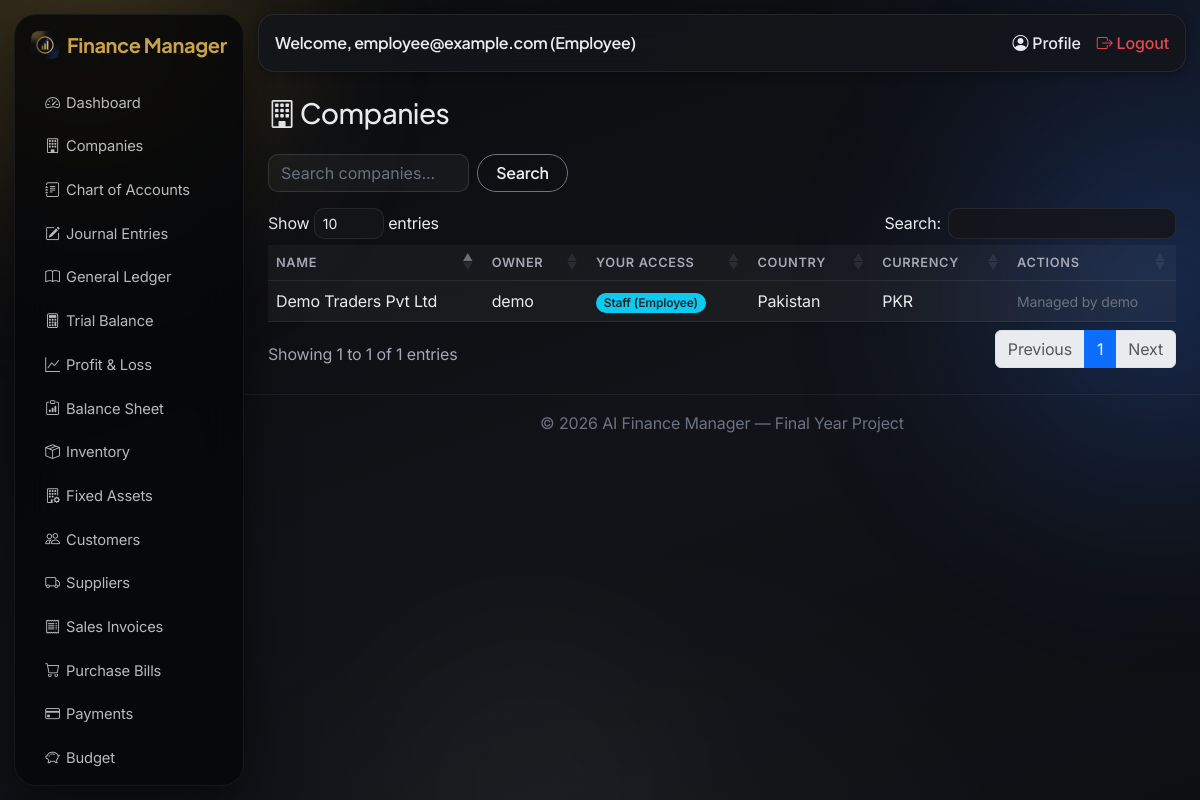
The page /companies/ (signed in) on the database its author committed.
### accounts/models.py (models this page shows, shortened)
class User(AbstractUser):
    class Role(models.TextChoices):
        SUPER_ADMIN = 'SUPER_ADMIN', 'Super Admin'
        COMPANY_OWNER = 'COMPANY_OWNER', 'Company Owner'
        ACCOUNTANT = 'ACCOUNTANT', 'Accountant'
        EMPLOYEE = 'EMPLOYEE', 'Employee'
    role = models.CharField(max_length=20, choices=Role.choices, default=Role.COMPANY_OWNER)
    email = models.EmailField(unique=True)
    phone = models.CharField(max_length=20, blank=True)
    profile_picture = models.ImageField(upload_to='profile_pics/', blank=True, null=True)

### companies/models.py (models this page shows, shortened)
class Company(models.Model):
    owner = models.ForeignKey(settings.AUTH_USER_MODEL, on_delete=models.CASCADE, related_name='companies')
    name = models.CharField(max_length=200)
    country = models.CharField(max_length=100)
    currency = models.CharField(max_length=10, default='USD')
    fiscal_year_start = models.DateField()
    class Standard(models.TextChoices):
        IFRS = 'IFRS', 'IFRS'
        GAAP = 'GAAP', 'US GAAP'
    class InventoryMethod(models.TextChoices):
        FIFO = 'FIFO', 'FIFO (First-In, First-Out)'
        LIFO = 'LIFO', 'LIFO (Last-In, First-Out) - US GAAP only'
        WAC = 'WAC', 'Weighted Average Cost'
    accounting_standard = models.CharField(
        max_length=20, choices=Standard.choices, default=Standard.IFRS,
        help_text='Controls how inventory is valued and how the Balance Sheet / Income Statement are presented.',
    )
    inventory_method = models.CharField(
        max_length=10, choices=InventoryMethod.choices, default=InventoryMethod.FIFO,
        help_text='Cost-flow method. LIFO is prohibited under IFRS (IAS 2).',
    )
    logo = models.ImageField(upload_to='company_logos/', blank=True, null=True)
    address = models.CharField(max_length=255, blank=True)
    phone = models.CharField(max_length=20, blank=True)
    email = models.EmailField(blank=True)
    created_at = models.DateTimeField(auto_now_add=True)
    staff = models.ManyToManyField(
        settings.AUTH_USER_MODEL, blank=True, related_name='member_companies',
        help_text='Accountants/Employees granted access to this company.',
    )
    class Meta:
        verbose_name_plural = 'Companies'
        ordering = ['-created_at']

### companies/views.py (the view)
# urls.py: path('', views.company_list, name='list'),
@login_required
def company_list(request):
    query = request.GET.get('q', '')
    companies = user_accessible_companies(request.user)
    if query:
        companies = companies.filter(name__icontains=query)
    return render(request, 'companies/company_list.html', {
        'companies': companies, 'query': query, 'is_super_admin': is_super_admin(request.user),
    })

### accounts/permissions.py (called while the page is built)
def is_super_admin(user):
    return user.is_authenticated and user.role == user.Role.SUPER_ADMIN

def user_accessible_companies(user):
    from companies.models import Company
    if is_super_admin(user):
        return Company.objects.all()
    return Company.objects.filter(models_q_owner_or_staff(user)).distinct()

def models_q_owner_or_staff(user):
    from django.db.models import Q
    return Q(owner=user) | Q(staff=user)

### companies/templates/companies/company_list.html (shortened to what this page needs)
{% extends 'base.html' %}
{% block content %}
<div class="d-flex justify-content-between align-items-center mb-3">
    <h3><i class="bi bi-building"></i> Companies
    </h3>
</div>
<form method="get" class="mb-3 d-flex" style="max-width:300px;">
    <input type="text" name="q" value="{{ query }}" class="form-control me-2" placeholder="Search companies...">
    <button class="btn btn-outline-secondary">Search</button>
</form>
<div class="table-responsive">
<table class="table table-striped bg-white shadow-sm" data-datatable>
    <thead><tr><th>Name</th><th>Owner</th><th>Your Access</th><th>Country</th><th>Currency</th><th>Actions</th></tr></thead>
    <tbody>
    {% for company in companies %}
        <tr>
            <td>{{ company.name }}</td>
            <td>{{ company.owner.username }}</td>
            <td>
                {% if company.owner == user %}
                    <span class="badge bg-success">Owner</span>
                {% elif is_super_admin %}
                    <span class="badge bg-dark">Super Admin</span>
                {% else %}
                    <span class="badge bg-info text-dark">Staff ({{ user.get_role_display }})</span>
                {% endif %}
            </td>
            <td>{{ company.country }}</td>
            <td>{{ company.currency }}</td>
            <td>
                {% if company.owner == user or is_super_admin %}
                    <a href="{% url 'companies:update' company.pk %}" class="btn btn-sm btn-outline-primary">Edit</a>
                    <a href="{% url 'companies:manage_staff' company.pk %}" class="btn btn-sm btn-outline-secondary">Staff</a>
                    <a href="{% url 'companies:delete' company.pk %}" class="btn btn-sm btn-outline-danger">Delete</a>
                {% else %}
                    <span class="text-muted small">Managed by {{ company.owner.username }}</span>
                {% endif %}
            </td>
        </tr>
    {% empty %}
        <tr><td colspan="6" class="text-center text-muted">No companies yet. Add your first company.</td></tr>
    {% endfor %}
    </tbody>
</table>
</div>
{% endblock %}

### templates/base.html (shortened to what this page needs)
<!DOCTYPE html>
<html lang="en">
<head>
    {% load static %}
    <link href="https://cdn.jsdelivr.net/npm/bootstrap@5.3.3/dist/css/bootstrap.min.css" rel="stylesheet">
    <link rel="stylesheet" href="https://cdn.jsdelivr.net/npm/bootstrap-icons@1.11.3/font/bootstrap-icons.css">
    <link rel="stylesheet" href="https://cdn.datatables.net/1.13.8/css/dataTables.bootstrap5.min.css">
    <link rel="stylesheet" href="{% load static %}{% static 'css/style.css' %}">
</head>
<body>
<div class="aurora-blob b1"></div>
<div class="aurora-blob b2"></div>
<div class="aurora-blob b3"></div>
{% if user.is_authenticated %}
<div class="d-flex">
    <nav class="sidebar bg-dark text-white p-3" id="sidebarNav" style="width:230px;">
        <h5 class="mb-4 d-flex align-items-center gap-2">
            <img src="{% static 'img/logo.png' %}" alt="AI Finance Manager" style="width:28px;height:28px;border-radius:7px;">
            Finance Manager
        </h5>
        <ul class="nav nav-pills flex-column gap-1">
            <li class="nav-item"><a class="nav-link text-white" href="{% url 'dashboard:home' %}"><i class="bi bi-speedometer2"></i> Dashboard</a></li>
            <li class="nav-item"><a class="nav-link text-white" href="{% url 'companies:list' %}"><i class="bi bi-building"></i> Companies</a></li>
            <li class="nav-item"><a class="nav-link text-white" href="{% url 'accounting:account_list' %}"><i class="bi bi-journal-text"></i> Chart of Accounts</a></li>
            <li class="nav-item"><a class="nav-link text-white" href="{% url 'accounting:journal_list' %}"><i class="bi bi-pencil-square"></i> Journal Entries</a></li>
            <li class="nav-item"><a class="nav-link text-white" href="{% url 'accounting:ledger' %}"><i class="bi bi-book"></i> General Ledger</a></li>
            <li class="nav-item"><a class="nav-link text-white" href="{% url 'accounting:trial_balance' %}"><i class="bi bi-calculator"></i> Trial Balance</a></li>
            <li class="nav-item"><a class="nav-link text-white" href="{% url 'accounting:profit_and_loss' %}"><i class="bi bi-graph-up"></i> Profit &amp; Loss</a></li>
            <li class="nav-item"><a class="nav-link text-white" href="{% url 'accounting:balance_sheet' %}"><i class="bi bi-clipboard-data"></i> Balance Sheet</a></li>
            <li class="nav-item"><a class="nav-link text-white" href="{% url 'inventory:item_list' %}"><i class="bi bi-box-seam"></i> Inventory</a></li>
            <li class="nav-item"><a class="nav-link text-white" href="{% url 'assets:asset_list' %}"><i class="bi bi-building-gear"></i> Fixed Assets</a></li>
            <li class="nav-item"><a class="nav-link text-white" href="{% url 'transactions:customer_list' %}"><i class="bi bi-people"></i> Customers</a></li>
            <li class="nav-item"><a class="nav-link text-white" href="{% url 'transactions:supplier_list' %}"><i class="bi bi-truck"></i> Suppliers</a></li>
            <li class="nav-item"><a class="nav-link text-white" href="{% url 'transactions:invoice_list' %}"><i class="bi bi-receipt"></i> Sales Invoices</a></li>
            <li class="nav-item"><a class="nav-link text-white" href="{% url 'transactions:bill_list' %}"><i class="bi bi-cart"></i> Purchase Bills</a></li>
            <li class="nav-item"><a class="nav-link text-white" href="{% url 'transactions:payment_list' %}"><i class="bi bi-credit-card"></i> Payments</a></li>
            <li class="nav-item"><a class="nav-link text-white" href="{% url 'transactions:budget_list' %}"><i class="bi bi-piggy-bank"></i> Budget</a></li>
            <li class="nav-item"><a class="nav-link text-white" href="{% url 'reports:ai_dashboard' %}"> AI Reports</a></li>
        </ul>
    </nav>
    <div class="flex-grow-1">
        <nav class="navbar navbar-expand navbar-light bg-white border-bottom px-3">
            <span class="navbar-text">Welcome, {{ user.username }} ({{ user.get_role_display }})</span>
            <div class="ms-auto d-flex gap-3">
                <a href="{% url 'accounts:profile' %}" class="text-decoration-none"><i class="bi bi-person-circle"></i> Profile</a>
                <a href="{% url 'accounts:logout' %}" class="text-decoration-none text-danger"><i class="bi bi-box-arrow-right"></i> Logout</a>
            </div>
        </nav>
        <div class="p-4">
            {% block content %}{% endblock %}
        </div>
        <footer class="text-center text-muted py-3 border-top">
            &copy; {% now "Y" %} AI Finance Manager — Final Year Project
        </footer>
    </div>
</div>
{% else %}
    {% block auth_content %}{% endblock %}
{% endif %}
</body>
</html>

### rows shown on the page
User: username "employee@example.com", role "Employee"
Company: name "Demo Traders Pvt Ltd", owner.username "demo", country "Pakistan", currency "PKR"
